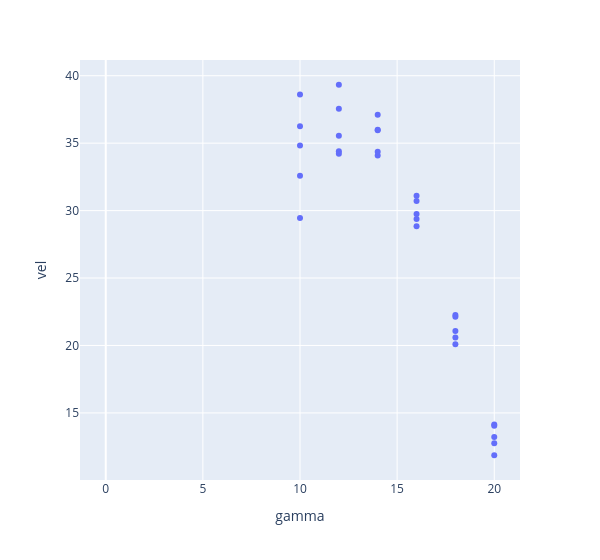

Here is the notebook cell this chart was saved with:
### Code cell
px.scatter(clusterveldf, x="gamma", y="vel").update_layout(width=600)

### Figure 1 — Plotly figure (JSON) as saved in the notebook; plotly's stock layout.template omitted (floating-point values rounded to 4 significant figures)
{"data": [{"hovertemplate": "gamma=%{x}<br>vel=%{y}<extra></extra>", "legendgroup": "", "marker": {"color": "#636efa", "symbol": "circle"}, "mode": "markers", "name": "", "orientation": "v", "showlegend": false, "type": "scatter", "x": [14, 6, 6, 12, 0, 2, 14, 18, 12, 20, 18, 8, 16, 4, 0, 14, 8, 10, 8, 20, 12, 20, 2, 14, 10, 4, 6, 12, 0, 6, 10, 12, 4, 10, 10, 16, 4, 14, 6, 8, 16, 2, 0, 16, 18, 18, 0, 16, 8, 18, 20, 2, 4, 2, 20], "xaxis": "x", "y": [37.11, NaN, NaN, 39.33, NaN, NaN, 35.96, 22.13, 34.39, 14.14, 21.08, NaN, 29.37, NaN, NaN, 36.0, NaN, 29.46, NaN, 12.76, 35.55, 13.22, NaN, 34.09, 32.58, NaN, NaN, 37.56, NaN, NaN, 38.61, 34.21, NaN, 36.25, 34.83, 30.72, NaN, 34.35, NaN, NaN, 29.75, NaN, NaN, 28.85, 20.09, 20.6, NaN, 31.1, NaN, 22.26, 14.06, NaN, NaN, NaN, 11.86], "yaxis": "y"}], "layout": {"legend": {"tracegroupgap": 0}, "margin": {"t": 60}, "width": 600, "xaxis": {"anchor": "y", "domain": [0, 1], "title": {"text": "gamma"}}, "yaxis": {"anchor": "x", "domain": [0, 1], "title": {"text": "vel"}}}}
